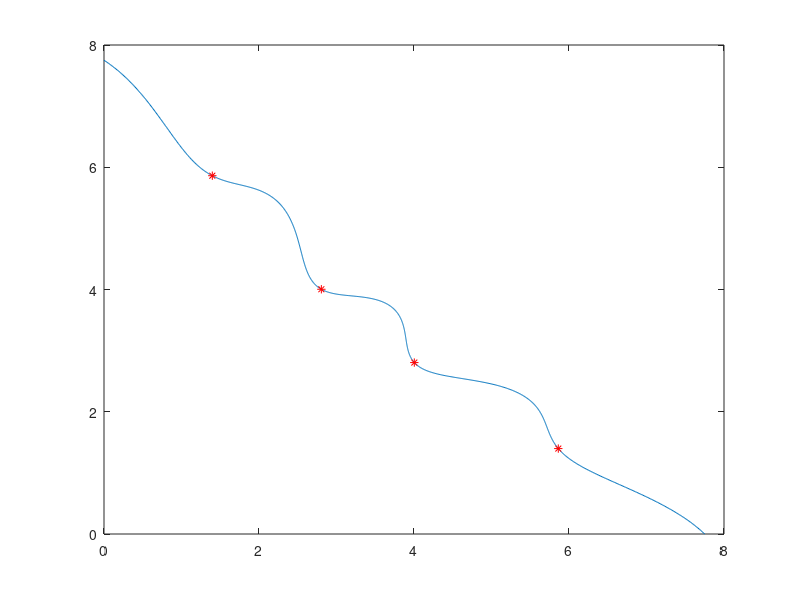

MATLAB code to generate this figure:
clc;
clear all;
K=4;
x=0:0.001:1;
x = [0:0.001:1];
m1 = 5+10.*(x-0.5).*(x-0.5)+cos(2.*K.*pi.*x)./K;
f1 = m1.*sin(x.*pi./2);
f2 = m1.*cos(x.*pi./2);
plot(f1,f2);
% plot(x,m1);
hold on;
%% find the index of the minima  
[~,N] = size(x); %% the size of x
index = round(N/K); %% there are two minima of the knee function. 
[mm,mxid] = min(m1(1,1:0.6*index));
[mm2,mxid2] = min(m1(1,index:2*index));
[mm3,mxid3] = min(m1(1,2*index:3*index));
[mm4,mxid4] = min(m1(1,3.409*index:N));
xknee = [];
minx = x(mxid);
minx2 = x(mxid2+index-1);
minx3 = x(mxid3+2*index-1);
minx4 = x(round(3.409*index));
xknee =[xknee;minx;minx2;minx3;minx4];
%% verify the minima
PopObj = zeros(4,2);
for i=1:4
    m1 = 5+10*(xknee(i,1)-0.5).*(xknee(i,1)-0.5)+cos(2*K.*pi.*xknee(i,1))./K;
    f1 = m1.*sin(xknee(i,1).*pi./2);
    f2 = m1.*cos(xknee(i,1).*pi./2);
    PopObj(i,1) = f1;
    PopObj(i,2) = f2;
end
plot(PopObj(:,1),PopObj(:,2),'r*');
% saveKnee('DEB2DK-',PopObj,K);
